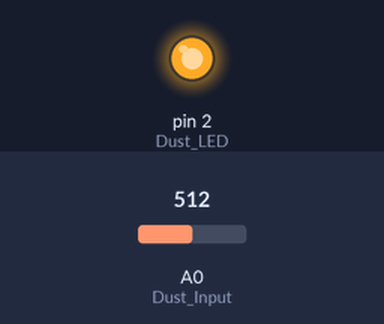
Simulated run of this sketch. Board: Arduino Uno, built with avr-gcc and run on an emulated ATmega328P. Parts: output pins drawn as LEDs (lit = HIGH). Inputs (shaded band) come from the test bench; at power-on: A0 (Dust_Input) = 512. What the sketch prints to the serial monitor is not drawn.

Above: at 0.1 s.
Timing chart, 0 to 1.6 s (numbered marks = the images above):
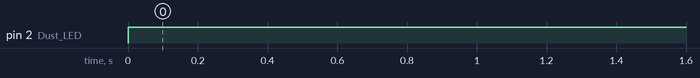

The sketch:

Dust_Sensor_Ex.ino
```cpp
int Dust_Input = A0;
int Dust_LED = 2;

float Dust_value = 0.00;
float Dust_voltage = 0.00;
float Dust_density = 0.00;

void setup() {
  Serial.begin(115200);
  pinMode(Dust_Input, INPUT);
  pinMode(Dust_LED, OUTPUT);
}

void loop() {
  digitalWrite(Dust_LED, LOW);
  delayMicroseconds(280);
  Dust_value = analogRead(Dust_Input);
  delayMicroseconds(40);
  digitalWrite(Dust_LED, HIGH);
  delayMicroseconds(9860);

  Dust_voltage = Dust_value * 5.0 / 1024.0;
  Dust_density = (Dust_voltage - 0.3) / 0.005;

  Serial.print("Dust_Density : ");
  Serial.println(Dust_density);
  delay(1000);
}
```

Measured:
- by itself, pin 2 (Dust_LED): LOW → HIGH at 0.00 s
